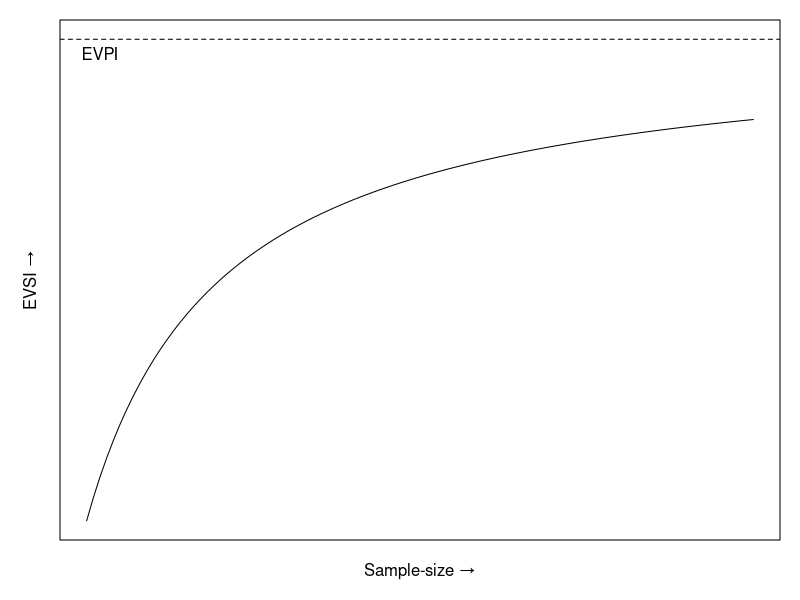

Source code (R):
## ---- chunk 1
knitr::opts_chunk$set(
  cache = TRUE, echo = FALSE, message = FALSE, warning = FALSE, results = "hide"
)
## ---- chunk 2
par(mar = c(3, 3, 1, 1))
curve(x / (x + 1), 0, 5, xlab = "", xaxt = 'n', ylab = "", yaxt = "n", ylim = 0:1)
abline(h = 1, lty = 2)
text(0.1, 1, "EVPI", pos = 1)
mtext("Sample-size \u2192", 1, 1)
mtext("EVSI \u2192", 2, 1)
